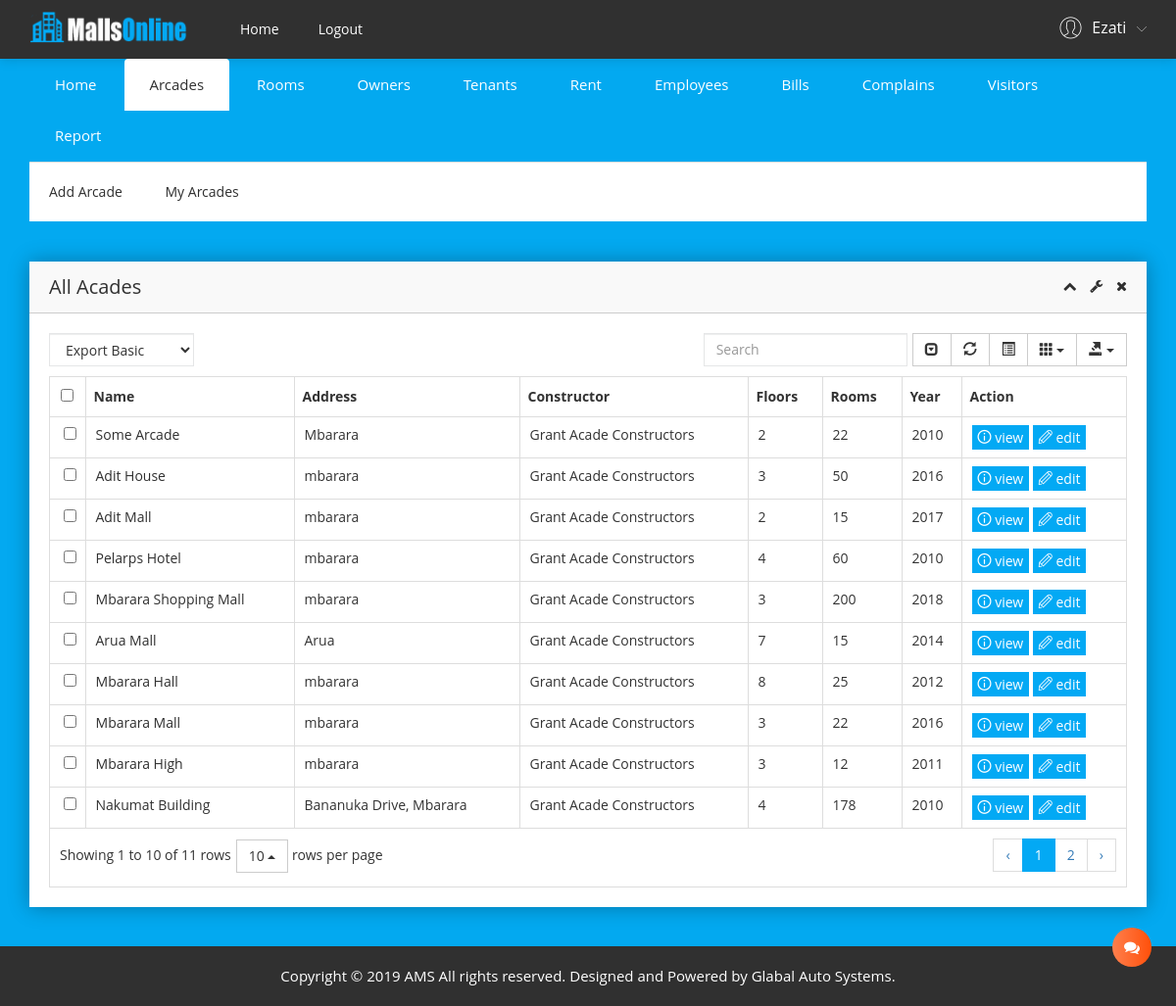
Screenshot of /acades/ (signed in) with the database file from the repository.
### acade_owner/models.py (models this page shows, shortened)
class Acade(models.Model):
	name = models.CharField(max_length=200, verbose_name='Acade Name')
	no_of_floors = models.IntegerField(validators=[MinValueValidator(1), MaxValueValidator(8)])
	no_of_rooms = models.IntegerField(validators=[MinValueValidator(1)])
	photo = models.ImageField(default='acade_photos/default.png', upload_to='acade_photos', blank=True, null=True,)
	year = models.ForeignKey(Year, blank=True, null=True, on_delete=models.SET_NULL, verbose_name='Year of Construction')
	address = models.CharField(max_length=200, blank=True, null=True, verbose_name='Acade Address')
	constructor = models.ForeignKey(Builder, blank=True, null=True, on_delete=models.SET_NULL, verbose_name='Constructor')
	date_created = models.DateTimeField(default=timezone.now)
	updated = models.DateTimeField(auto_now=True)
	user = models.ForeignKey(User, blank=True, null=True, on_delete=models.SET_NULL)
	class Meta():
		unique_together=['user','name']

class Builder(models.Model):
	name = models.CharField(max_length=200, verbose_name='Building Constructor')
	photo = models.ImageField(default='constructor_photos/default.png', upload_to='constructor_photos', blank=True, null=True,)
	year = models.ForeignKey(Year, blank=True, null=True, on_delete=models.SET_NULL, verbose_name='Year Established')
	address = models.CharField(max_length=200, blank=True, null=True, verbose_name='Constructor Address')
	date_created = models.DateTimeField(default=timezone.now)
	user = models.ForeignKey(User, blank=True, null=True, on_delete=models.SET_NULL)
	def __str__(self):
		return self.name

class Year(models.Model):
	year = models.IntegerField()
	def __str__(self):
		return f'{self.year}'

### acade_owner/views.py (the view)
# urls.py: path('acades/', AcadeListView.as_view(), name='acades' ),
class AcadeListView(LoginRequiredMixin, ListView):
	model = Acade
	def get_context_data(self, **kwargs):
		context = super(AcadeListView, self).get_context_data(**kwargs)
		acades = self.model.objects.filter(user=self.request.user).order_by('-id')
		context["acades"] = acades
		context["title"] = "Acades"
		return context

### acade_owner/templatetags/has_group.py (called while the page is built)
@register.filter(name='has_group')
def has_group(user, group_name):
	return user.groups.filter(name=group_name).exists()

### acade_owner/templates/acade_owner/acade_list.html (shortened to what this page needs)
{% extends "acade_owner/base.html" %}
{% block content %}
<div class="data-table-area mg-t-40 mg-b-40">
    <div class="container">
        <div class="row">
            <div class="col-lg-12">
                <div class="sparkline13-list shadow-reset">
                    <div class="sparkline13-hd">
                        <div class="main-sparkline13-hd">
                            <h1>{{ head }}<span class="table-project-n"> All Acades</span></h1>
                            <div class="sparkline13-outline-icon">
                                <span class="sparkline13-collapse-link"><i class="fa fa-chevron-up"></i></span>
                                <span><i class="fa fa-wrench"></i></span>
                                <span class="sparkline13-collapse-close"><i class="fa fa-times"></i></span>
                            </div>
                        </div>
                    </div>
                    <div class="sparkline13-graph">
                        <div class="datatable-dashv1-list custom-datatable-overright">
                            <div id="toolbar">
                                <select class="form-control">
                                    <option value="">Export Basic</option>
                                </select>
                            </div>
                            <table id="table" data-toggle="table" data-pagination="true" data-search="true" data-show-columns="true" data-show-pagination-switch="true" data-show-refresh="true" data-key-events="true" data-show-toggle="true" data-resizable="true" data-cookie="true" data-cookie-id-table="saveId" data-show-export="true" data-click-to-select="true" data-toolbar="#toolbar">
                                <thead>
                                    <tr>
                                        <th data-field="name" data-editable="false">Name</th>
                                        <th data-field="position" data-editable="false">Address</th>
                                        <th data-field="area" data-editable="false">Constructor</th>
                                        <th data-field="voters" data-editable="false">Floors</th>
                                        <th data-field="votes" data-editable="false">Rooms</th>
                                        <th data-field="place" data-editable="false">Year</th>
                                        <th data-field="act" data-editable="false">Action</th>
                                    </tr>
                                </thead>
                                <tbody>
                                {% for acade in acades %}
                                    <tr>
                                        <td><a href="{% url 'acade-details' acade.id %}" >{{acade.name}}</a></td>
                                        <td>{{acade.address}}</td>
                                        <td>{{acade.constructor}}</td>
                                        <td>{{acade.no_of_floors}}</td>
                                        <td>{{acade.no_of_rooms}}</td>
                                        <td>{{acade.year}}</td>
                                        <td><a class="btn btn-custon-two btn-primary btn-xs" href="{% url 'acade-details' acade.id %}" style="color: white;"><span class="adminpro-icon adminpro-informatio" ></span> view</a> <a class="btn btn-custon-two btn-primary btn-xs" href="{% url 'update-acade' acade.id %}" style="color: white;"><span class="adminpro-icon adminpro-edit"></span> edit</a></td>
                                    </tr>
                                {% endfor %}
                                </tbody>
                            </table>
                        </div>
                    </div>
                </div>
            </div>
        </div>
    </div>
</div>
{% endblock content %}

### acade_owner/templates/acade_owner/base.html (shortened to what this page needs)
{% load static %}
{% load crispy_forms_tags %}
{% load has_group %}
{% load humanize %}
<!doctype html>
<html class="no-js" lang="en">
<head><meta http-equiv="Content-Type" content="text/html; charset=windows-1252">
    <link rel="stylesheet" href="{% static 'css/bootstrap.min.css' %}">
    <link rel="stylesheet" href="{% static 'css/font-awesome.min.css' %}">
    <link rel="stylesheet" href="{% static 'css/adminpro-custon-icon.css' %}">
    <link rel="stylesheet" href="{% static 'css/meanmenu.min.css' %}">
    <link rel="stylesheet" href="{% static 'css/modals.css' %}">
    <link rel="stylesheet" href="{% static 'css/jquery.mCustomScrollbar.min.css' %}">
    <link rel="stylesheet" href="{% static 'css/animate.css' %}">
    <link rel="stylesheet" href="{% static 'css/data-table/bootstrap-table.css' %}">
    <link rel="stylesheet" href="{% static 'css/data-table/bootstrap-editable.css' %}">
    <link rel="stylesheet" href="{% static 'css/normalize.css' %}">
    <link rel="stylesheet" href="{% static 'css/c3.min.css' %}">
    <link rel="stylesheet" href="{% static 'css/form/all-type-forms.css' %}">
    <link rel="stylesheet" href="{% static 'css/switcher/color-switcher.css' %}">
    <link rel="stylesheet" href="{% static 'css/select2/select2.min.css' %}">
    <link rel="stylesheet" href="{% static 'css/datapicker/datepicker3.css' %}">
    <link rel="stylesheet" href="{% static 'style.css' %}">
    <link rel="stylesheet" href="{% static 'css/responsive.css' %}">
    <link rel="alternate stylesheet" type="text/css" href="{% static 'css/switcher/color-one.css' %}" title="color-one" media="screen" />
    <link rel="alternate stylesheet" type="text/css" href="{% static 'css/switcher/color-two.css' %}" title="color-two" media="screen" />
    <link rel="alternate stylesheet" type="text/css" href="{% static 'css/switcher/color-three.css' %}" title="color-three" media="screen" />
    <link rel="alternate stylesheet" type="text/css" href="{% static 'css/switcher/color-four.css' %}" title="color-four" media="screen" />
    <link rel="alternate stylesheet" type="text/css" href="{% static 'css/switcher/color-five.css' %}" title="color-five" media="screen" />
    <link rel="alternate stylesheet" type="text/css" href="{% static 'css/switcher/color-six.css' %}" title="color-six" media="screen" />
    <link rel="alternate stylesheet" type="text/css" href="{% static 'css/switcher/color-seven.css' %}" title="color-seven" media="screen" />
    <link rel="alternate stylesheet" type="text/css" href="{% static 'css/switcher/color-eight.css' %}" title="color-eight" media="screen" />
    <link rel="alternate stylesheet" type="text/css" href="{% static 'css/switcher/color-nine.css' %}" title="color-nine" media="screen" />
    <link rel="alternate stylesheet" type="text/css" href="{% static 'css/switcher/color-ten.css' %}" title="color-ten" media="screen" />
</head>
<body id="body">
    <div class="header-top-area">
        <div class="container">
            <div class="row">
                <div class="col-lg-2 col-md-2 col-sm-12 col-xs-12">
                    <div class="admin-logo">
                        <a href="{% url 'owner-home'  %}"><img src="{% static 'img/logo/log.png' %}" alt="" />
                        </a>
                    </div>
                </div>
                <div class="col-md-8">
                    <div class="header-top-menu">
                        <ul class="nav navbar-nav mai-top-nav">
                            <li class="nav-item"><a href="{% url 'owner-home'  %}" class="nav-link">Home</a>
                            </li>
                            {% if user.is_authenticated %}
                            <li class="nav-item"><a href="{% url 'logout' %}" class="nav-link">Logout</a></li>
                            {% endif %}
                        </ul>
                    </div>
                </div>
                <div class="col-lg-2 col-md-9 col-sm-6 col-xs-12">
                    <div class="header-right-info">
                        <ul class="nav navbar-nav mai-top-nav header-right-menu">
                            <li class="nav-item">
                                <a href="#" data-toggle="dropdown" role="button" aria-expanded="false" class="nav-link dropdown-toggle">
                                    <span class="adminpro-icon adminpro-user-rounded header-riht-inf"></span>
                                    <span class="admin-name">{% if user.is_authenticated %}{{ user.first_name}}{% else %} Get Started{% endif %}</span>
                                    <span class="author-project-icon adminpro-icon adminpro-down-arrow"></span>
                                </a>
                            </li>
                        </ul>
                    </div>
                </div>
            </div>
        </div>
    </div>
    {% if user.is_authenticated %}
    {% block menu %}
    <div class="main-menu-area">
        <div class="container">
            <div class="row">
                <div class="col-lg-12">
                    <ul class="nav nav-tabs custom-menu-wrap">
                    {% if request.user|has_group:"Owner" %}
                        <li class="{% if title == 'Home'  %} active {% endif %}"><a data-toggle="tab" href="#Home">Home</a>
                        </li>
                        <li class="{% if title == 'Acades'  %} active {% endif %}"><a data-toggle="tab" href="#acades">Arcades</a>
                        </li>
                        <li class="{% if title == 'Rooms'  %} active {% endif %}"><a data-toggle="tab" href="#rooms">Rooms</a>
                        </li>
                        <li class="{% if title == 'Owners'  %} active {% endif %}"><a data-toggle="tab" href="#owners">Owners</a>
                        </li>
                        <li class="{% if title == 'Tenants'  %} active {% endif %}"><a data-toggle="tab" href="#tenants">Tenants</a>
                        </li>
                        <li class="{% if title == 'Rent'  %} active {% endif %}"><a data-toggle="tab" href="#rent">Rent</a>
                        </li>
                        <li class="{% if title == 'Employees'  %} active {% endif %}"><a data-toggle="tab" href="#employees">Employees</a>
                        </li>
                        <li class="{% if title == 'Bills'  %} active {% endif %}"><a data-toggle="tab" href="#bills">Bills</a>
                        </li>
                        <li class="{% if title == 'Complains'  %} active {% endif %}"><a data-toggle="tab" href="#complains">Complains</a>
                        </li>
                        <li class="{% if title == 'Visitors'  %} active {% endif %}"><a data-toggle="tab" href="#visitors">Visitors</a>
                        </li>
                        <li class="{% if title == 'Reports'  %} active {% endif %}"><a data-toggle="tab" href="#reports">Report</a>
                        </li>
                    {% endif %}
                    </ul>
                    <div class="tab-content custom-menu-content">
                        <div id="acades" class="tab-pane {% if title == 'Acades'  %} in active {% endif %} tab-custon-menu-bg animated flipInX">
                            <ul class="main-menu-dropdown">
                                <li><a href="{% url 'acade'  %}">Add Arcade</a></li>
                                <li><a href="{% url 'acades'  %}">My Arcades</a>
                                </li>
                            </ul>
                        </div>
                    </div>
                </div>
            </div>
        </div>
    </div>
    {% endblock menu %}
    <div class="container">
    <div class="row">
    <div class="col-lg-12">
    </div>
    </div>
    </div>
    {% block content %}
    {% endblock content %}
    <div class="chat-list-wrap">
        <div class="chat-list-adminpro">
            <div class="chat-button">
                <span data-toggle="collapse" data-target="#chat" class="chat-icon-link"><i class="fa fa-comments"></i></span>
            </div>
        </div>
    </div>
{% endif %}
    <div class="footer-copyright-area">
        <div class="container">
            <div class="row">
                <div class="col-lg-12">
                    <div class="footer-copy-right">
                        <p>Copyright &#169; 2019 AMS All rights reserved. Designed and Powered by <a href="https://globalautosystems.co.ug">Glabal Auto Systems</a>.</p>
                    </div>
                </div>
            </div>
        </div>
    </div>
</body>
</html>

### acade_owner/static/css/switcher/color-one.css (style rules this page uses)
html, body { font-family: 'Open Sans', sans-serif;font-weight:400;background: #27ae60 }

### acade_owner/static/css/switcher/color-two.css (style rules this page uses)
html, body { font-family: 'Open Sans', sans-serif;font-weight:400;background: #1c84c6 }

### acade_owner/static/css/switcher/color-three.css (style rules this page uses)
html, body { font-family: 'Open Sans', sans-serif;font-weight:400;background: #ed5565 }

### acade_owner/static/css/switcher/color-four.css (style rules this page uses)
html, body { font-family: 'Open Sans', sans-serif;font-weight:400;background: #1ab394 }

### acade_owner/static/css/switcher/color-five.css (style rules this page uses)
html, body { font-family: 'Open Sans', sans-serif;font-weight:400;background: #EE7752 }

### acade_owner/static/css/switcher/color-six.css (style rules this page uses)
html, body { font-family: 'Open Sans', sans-serif;font-weight:400;background: #27ae60 }

### acade_owner/static/css/switcher/color-seven.css (style rules this page uses)
html, body { font-family: 'Open Sans', sans-serif;font-weight:400;background: #7f8c8d }

### acade_owner/static/css/switcher/color-eight.css (style rules this page uses)
html, body { font-family: 'Open Sans', sans-serif;font-weight:400;background: #0000ff }

### acade_owner/static/css/switcher/color-nine.css (style rules this page uses)
html, body { font-family: 'Open Sans', sans-serif;font-weight:400;background: #ff0080 }

### acade_owner/static/css/switcher/color-ten.css (style rules this page uses)
html, body { font-family: 'Open Sans', sans-serif;font-weight:400;background: #1a0000 }

### rows the page displays
Acade: name "Some Arcade", address "Mbarara", constructor "Grant Acade Constructors", no_of_floors "2", no_of_rooms "22", year "2010"
Acade: name "Adit House", address "mbarara", constructor "Grant Acade Constructors", no_of_floors "3", no_of_rooms "50", year "2016"
Acade: name "Adit Mall", address "mbarara", constructor "Grant Acade Constructors", no_of_floors "2", no_of_rooms "15", year "2017"
Acade: name "Pelarps Hotel", address "mbarara", constructor "Grant Acade Constructors", no_of_floors "4", no_of_rooms "60", year "2010"
Acade: name "Mbarara Shopping Mall", address "mbarara", constructor "Grant Acade Constructors", no_of_floors "3", no_of_rooms "200", year "2018"
Acade: name "Arua Mall", address "Arua", constructor "Grant Acade Constructors", no_of_floors "7", no_of_rooms "15", year "2014"
Acade: name "Mbarara Hall", address "mbarara", constructor "Grant Acade Constructors", no_of_floors "8", no_of_rooms "25", year "2012"
Acade: name "Mbarara Mall", address "mbarara", constructor "Grant Acade Constructors", no_of_floors "3", no_of_rooms "22", year "2016"
Acade: name "Mbarara High", address "mbarara", constructor "Grant Acade Constructors", no_of_floors "3", no_of_rooms "12", year "2011"
Acade: name "Nakumat Building", address "Bananuka Drive, Mbarara", constructor "Grant Acade Constructors", no_of_floors "4", no_of_rooms "178", year "2010"

### other values shown
{{ user.first_name }} "Ezati"
